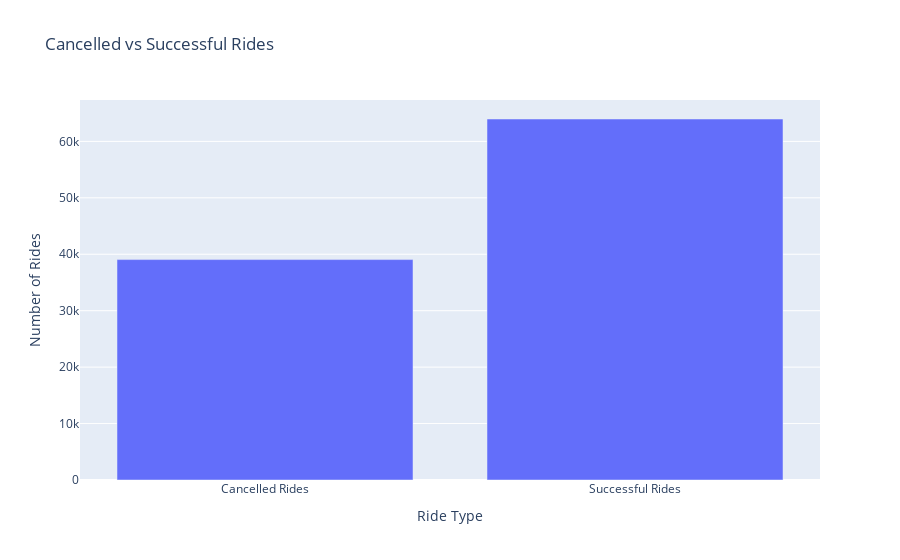

Source (notebook cell):
### Code cell
# Total cancelled and sucess rides 
cancelled_rides = new_df['Booking_Status'].value_counts().get(0, 1)
successful_rides = new_df['Booking_Status'].value_counts().get(1, 0)
print("Total rides :-",(successful_rides+cancelled_rides))
print(cancelled_rides)
print(successful_rides)

labels = ['Cancelled Rides', 'Successful Rides']
values = [cancelled_rides, successful_rides]

px.bar(
    x=labels,
    y=values,
    title='Cancelled vs Successful Rides',
    labels={'x': 'Ride Type', 'y': 'Number of Rides'})

### Figure 1 — Plotly figure (JSON) as saved in the notebook; plotly's stock layout.template omitted (floating-point values rounded to 4 significant figures)
{"data": [{"hovertemplate": "Ride Type=%{x}<br>Number of Rides=%{y}<extra></extra>", "legendgroup": "", "marker": {"color": "#636efa", "pattern": {"shape": ""}}, "name": "", "orientation": "v", "showlegend": false, "textposition": "auto", "type": "bar", "x": ["Cancelled Rides", "Successful Rides"], "xaxis": "x", "y": [39057, 63967], "yaxis": "y"}], "layout": {"barmode": "relative", "legend": {"tracegroupgap": 0}, "title": {"text": "Cancelled vs Successful Rides"}, "xaxis": {"anchor": "y", "domain": [0, 1], "title": {"text": "Ride Type"}}, "yaxis": {"anchor": "x", "domain": [0, 1], "title": {"text": "Number of Rides"}}}}
